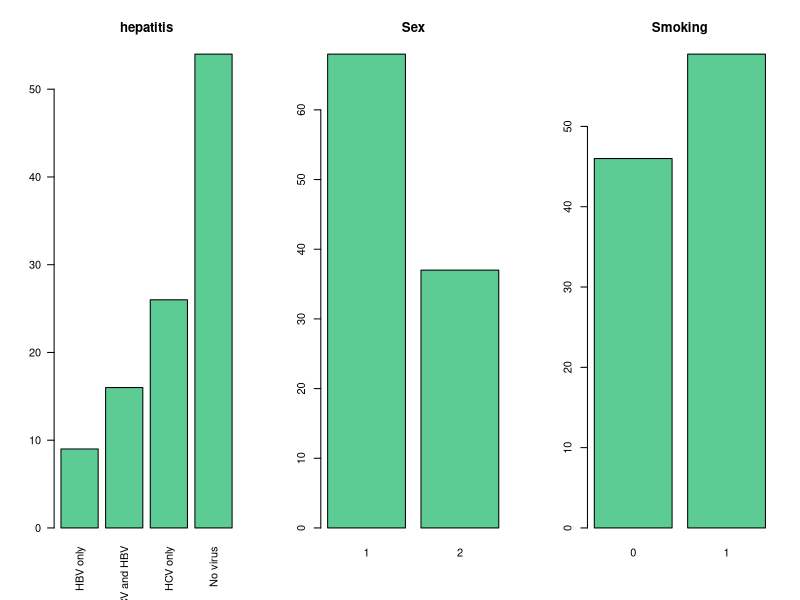
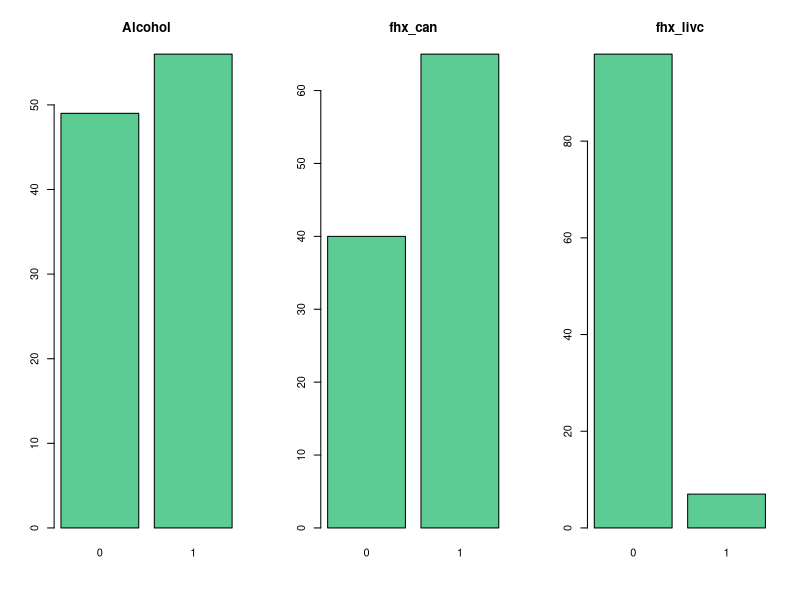
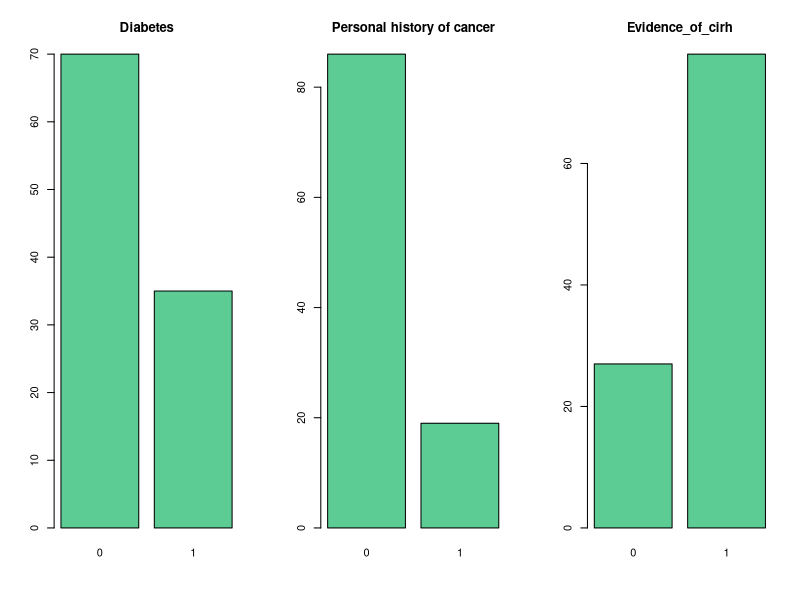
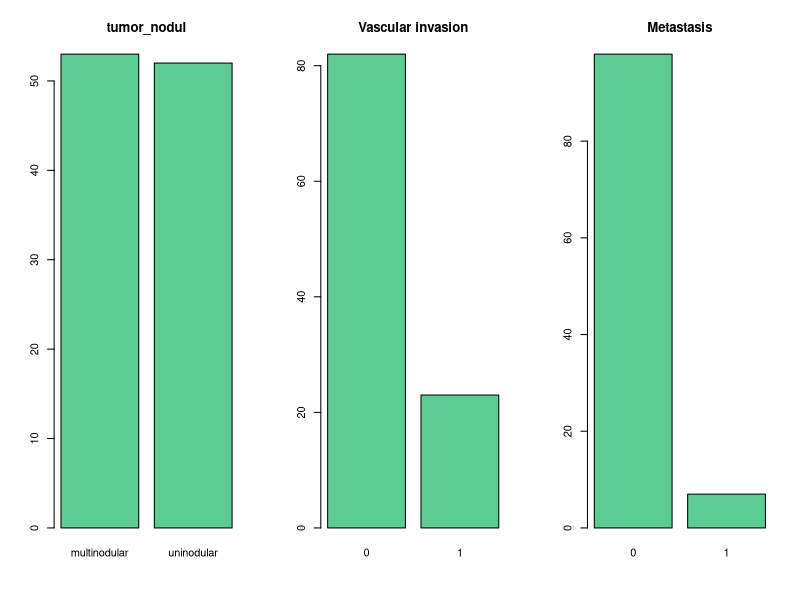
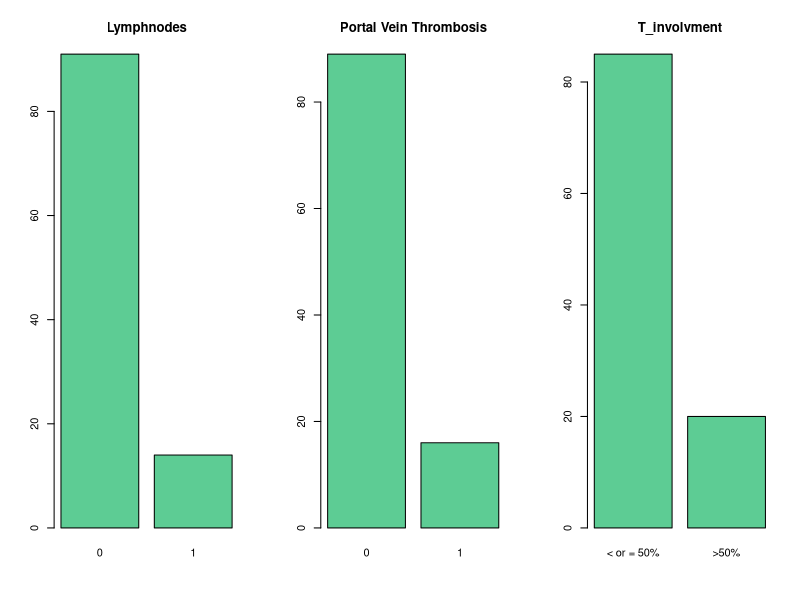

Source code (R) for these figures, in order:
## ---- chunk 1
library(dplyr)
library(readxl)
## ---- chunk 2
colorTFG <- rgb(91, 200, 145, maxColorValue = 250)

## ---- chunk 3
clinical_data <- read_excel("clinical_data.xlsx")
## ---- chunk 4
clinical_data_p <- clinical_data %>% 
  select(TCIA_ID, OS, hepatitis, age, Sex, Smoking, Alcohol,
         fhx_can, fhx_livc, Diabetes, `Personal history of cancer`, Evidence_of_cirh, Tr_Size, tumor_nodul, `Vascular invasion`, Metastasis, Lymphnodes,`Portal Vein Thrombosis`, T_involvment, AFP)
## ---- chunk 5
clinical_data_p <- clinical_data_p %>% 
  select(-Tr_Size)
## ---- chunk 6
attach(clinical_data_p)

clinical_data_p_numeriques <- clinical_data_p %>% 
  select(age, AFP)
clinical_data_p_qual <- clinical_data_p %>% 
  select( hepatitis, Sex, Smoking, Alcohol,
         fhx_can, fhx_livc, Diabetes, `Personal history of cancer`, Evidence_of_cirh, 
         , tumor_nodul, `Vascular invasion`, Metastasis, Lymphnodes,
         `Portal Vein Thrombosis`, T_involvment)
## ---- chunk 7
cor(age, AFP)
## ---- chunk 8
par(mfrow = c(1, 3))  # Dividir el área de la gráfica en múltiples paneles

for (i in seq_along(names(clinical_data_p_qual))) {
  counts <- table(clinical_data_p_qual[[i]])
  if (i == 1) {
    barplot(counts, main = names(clinical_data_p_qual)[i], col = colorTFG, las = 2)
  } else {
    barplot(counts, main = names(clinical_data_p_qual)[i], col = colorTFG)
  }
}
## ---- chunk 9
clinical_data_p <- clinical_data_p %>% 
  select(-fhx_livc, -Metastasis, -Lymphnodes)
## ---- chunk 10
clinical_data_p$T_involvment <- as.factor(clinical_data_p$T_involvment)
levels(clinical_data_p$T_involvment) <- c(0,1)
clinical_data_p$tumor_nodul <- as.factor(clinical_data_p$tumor_nodul)
levels(clinical_data_p$tumor_nodul) <- c(1,0)
## ---- chunk 11
onehot <- model.matrix(~ . - 1, data = clinical_data_p[c("hepatitis")])
clinical_data_p <- cbind(clinical_data_p, onehot)
clinical_data_p <- clinical_data_p %>% 
  select(-hepatitis, -`hepatitisNo virus`, - `hepatitisHCV and HBV`)


names(clinical_data_p)[names(clinical_data_p) == "hepatitisHBV only"] <- "hepatitis_HBV"
names(clinical_data_p)[names(clinical_data_p) == "hepatitisHCV only"] <- "hepatitis_HCV"
names(clinical_data_p)[names(clinical_data_p) == "Personal history of cancer"] <- "Personal_history_cancer"
names(clinical_data_p)[names(clinical_data_p) == "Vascular invasion"] <- "Vascular_Invasion"
names(clinical_data_p)[names(clinical_data_p) == "Portal Vein Thrombosis"] <- "Portal_Vein_Thrombosis"
## ---- chunk 12
nombre_archivo <- "clinical_data_processed.csv"

write.csv(clinical_data_p, file = nombre_archivo, row.names = FALSE)
## ---- chunk 13
set.seed(2024)
train <- sample(1:nrow(clinical_data_p), 70)
test <- (-train)
clinical_data_p_train <- clinical_data_p[train,]
clinical_data_p_test <- clinical_data_p[test,]
## ---- chunk 14
nombre_archivo <- "clinical_data_processed_test.csv"

write.csv(clinical_data_p_test, file = nombre_archivo, row.names = FALSE)

nombre_archivo <- "clinical_data_processed_train.csv"

write.csv(clinical_data_p_train, file = nombre_archivo, row.names = FALSE)
